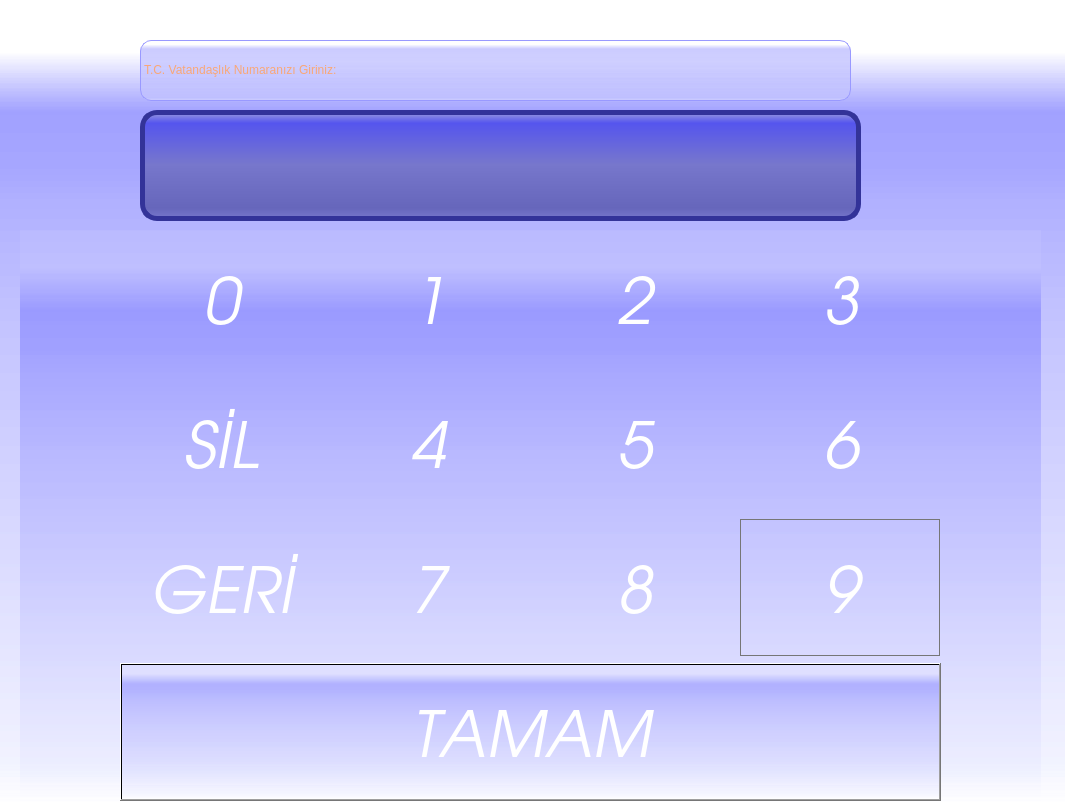
<?xml version="1.0" encoding="UTF-8"?>
<ui version="4.0">
 <class>Dialog</class>
 <widget class="QDialog" name="Dialog">
  <property name="windowModality">
   <enum>Qt::NonModal</enum>
  </property>
  <property name="enabled">
   <bool>true</bool>
  </property>
  <property name="geometry">
   <rect>
    <x>0</x>
    <y>0</y>
    <width>1065</width>
    <height>802</height>
   </rect>
  </property>
  <property name="windowTitle">
   <string>Dialog</string>
  </property>
  <property name="styleSheet">
   <string notr="true">background-color: qlineargradient(spread:pad, x1:0, y1:1, x2:0, y2:0, stop:0 rgba(255,255,255,100), stop:0.05 rgba(220,222,255, 55), stop:0.36 rgba(150, 150, 255, 55), stop:0.6 rgba(100, 100,255, 55), stop:0.75 rgba(50, 50, 255, 55), stop:0.79 rgba(25, 25,255, 55), stop:0.86 rgba(11, 11, 255, 55), stop:0.935 rgba(255,255,255, 15));
font: oblique 48pt &quot;URW Gothic L&quot;;
color: #ffffff;</string>
  </property>
  <property name="sizeGripEnabled">
   <bool>false</bool>
  </property>
  <widget class="QLabel" name="label">
   <property name="geometry">
    <rect>
     <x>140</x>
     <y>110</y>
     <width>721</width>
     <height>111</height>
    </rect>
   </property>
   <property name="font">
    <font>
     <family>URW Gothic L</family>
     <pointsize>-1</pointsize>
     <weight>50</weight>
     <italic>true</italic>
     <bold>false</bold>
    </font>
   </property>
   <property name="styleSheet">
    <string notr="true">QLabel{
color: #E4FD64;
background-color: QLinearGradient( x1: 0, y1: 0, x2: 0, y2: 1, stop: 0 #99d, stop: 0.1 #55e, stop: 0.49 #77c, stop: 0.9 #66b, stop: 1 #77c);

border-width: 5px;
border-color: #339;
border-style: solid;
border-radius: 17;
font-style: italic;
font-size: 54px;
padding-left: 5px;
padding-right: 5px;


}</string>
   </property>
   <property name="frameShape">
    <enum>QFrame::NoFrame</enum>
   </property>
   <property name="frameShadow">
    <enum>QFrame::Plain</enum>
   </property>
   <property name="text">
    <string/>
   </property>
   <property name="alignment">
    <set>Qt::AlignCenter</set>
   </property>
  </widget>
  <widget class="QWidget" name="layoutWidget">
   <property name="geometry">
    <rect>
     <x>20</x>
     <y>230</y>
     <width>1021</width>
     <height>571</height>
    </rect>
   </property>
   <layout class="QHBoxLayout" name="horizontalLayout">
    <item>
     <spacer name="horizontalSpacer">
      <property name="orientation">
       <enum>Qt::Horizontal</enum>
      </property>
      <property name="sizeType">
       <enum>QSizePolicy::Fixed</enum>
      </property>
      <property name="sizeHint" stdset="0">
       <size>
        <width>100</width>
        <height>20</height>
       </size>
      </property>
     </spacer>
    </item>
    <item>
     <layout class="QGridLayout" name="gridLayout">
      <item row="2" column="3">
       <widget class="QPushButton" name="pushButton_11">
        <property name="enabled">
         <bool>true</bool>
        </property>
        <property name="sizePolicy">
         <sizepolicy hsizetype="MinimumExpanding" vsizetype="MinimumExpanding">
          <horstretch>0</horstretch>
          <verstretch>0</verstretch>
         </sizepolicy>
        </property>
        <property name="font">
         <font>
          <family>URW Gothic L</family>
          <pointsize>48</pointsize>
          <weight>50</weight>
          <italic>true</italic>
          <bold>false</bold>
         </font>
        </property>
        <property name="mouseTracking">
         <bool>false</bool>
        </property>
        <property name="autoFillBackground">
         <bool>false</bool>
        </property>
        <property name="text">
         <string>9</string>
        </property>
        <property name="flat">
         <bool>true</bool>
        </property>
       </widget>
      </item>
      <item row="2" column="2">
       <widget class="QPushButton" name="pushButton_10">
        <property name="sizePolicy">
         <sizepolicy hsizetype="MinimumExpanding" vsizetype="MinimumExpanding">
          <horstretch>0</horstretch>
          <verstretch>0</verstretch>
         </sizepolicy>
        </property>
        <property name="font">
         <font>
          <family>URW Gothic L</family>
          <pointsize>48</pointsize>
          <weight>50</weight>
          <italic>true</italic>
          <bold>false</bold>
         </font>
        </property>
        <property name="mouseTracking">
         <bool>false</bool>
        </property>
        <property name="autoFillBackground">
         <bool>false</bool>
        </property>
        <property name="text">
         <string>8</string>
        </property>
        <property name="flat">
         <bool>true</bool>
        </property>
       </widget>
      </item>
      <item row="0" column="3">
       <widget class="QPushButton" name="pushButton_4">
        <property name="sizePolicy">
         <sizepolicy hsizetype="MinimumExpanding" vsizetype="MinimumExpanding">
          <horstretch>0</horstretch>
          <verstretch>0</verstretch>
         </sizepolicy>
        </property>
        <property name="font">
         <font>
          <family>URW Gothic L</family>
          <pointsize>48</pointsize>
          <weight>50</weight>
          <italic>true</italic>
          <bold>false</bold>
         </font>
        </property>
        <property name="mouseTracking">
         <bool>false</bool>
        </property>
        <property name="autoFillBackground">
         <bool>false</bool>
        </property>
        <property name="text">
         <string>3</string>
        </property>
        <property name="flat">
         <bool>true</bool>
        </property>
       </widget>
      </item>
      <item row="1" column="2">
       <widget class="QPushButton" name="pushButton_6">
        <property name="sizePolicy">
         <sizepolicy hsizetype="MinimumExpanding" vsizetype="MinimumExpanding">
          <horstretch>0</horstretch>
          <verstretch>0</verstretch>
         </sizepolicy>
        </property>
        <property name="font">
         <font>
          <family>URW Gothic L</family>
          <pointsize>48</pointsize>
          <weight>50</weight>
          <italic>true</italic>
          <bold>false</bold>
         </font>
        </property>
        <property name="mouseTracking">
         <bool>false</bool>
        </property>
        <property name="autoFillBackground">
         <bool>false</bool>
        </property>
        <property name="text">
         <string>5</string>
        </property>
        <property name="flat">
         <bool>true</bool>
        </property>
       </widget>
      </item>
      <item row="1" column="0">
       <widget class="QPushButton" name="pushButton_7">
        <property name="sizePolicy">
         <sizepolicy hsizetype="MinimumExpanding" vsizetype="MinimumExpanding">
          <horstretch>0</horstretch>
          <verstretch>0</verstretch>
         </sizepolicy>
        </property>
        <property name="font">
         <font>
          <family>URW Gothic L</family>
          <pointsize>48</pointsize>
          <weight>50</weight>
          <italic>true</italic>
          <bold>false</bold>
         </font>
        </property>
        <property name="mouseTracking">
         <bool>false</bool>
        </property>
        <property name="autoFillBackground">
         <bool>false</bool>
        </property>
        <property name="text">
         <string>SİL</string>
        </property>
        <property name="flat">
         <bool>true</bool>
        </property>
       </widget>
      </item>
      <item row="2" column="0">
       <widget class="QPushButton" name="pushButton_12">
        <property name="sizePolicy">
         <sizepolicy hsizetype="MinimumExpanding" vsizetype="MinimumExpanding">
          <horstretch>0</horstretch>
          <verstretch>0</verstretch>
         </sizepolicy>
        </property>
        <property name="font">
         <font>
          <family>URW Gothic L</family>
          <pointsize>48</pointsize>
          <weight>50</weight>
          <italic>true</italic>
          <bold>false</bold>
         </font>
        </property>
        <property name="mouseTracking">
         <bool>false</bool>
        </property>
        <property name="autoFillBackground">
         <bool>false</bool>
        </property>
        <property name="text">
         <string>GERİ</string>
        </property>
        <property name="flat">
         <bool>true</bool>
        </property>
       </widget>
      </item>
      <item row="0" column="1">
       <widget class="QPushButton" name="pushButton_2">
        <property name="sizePolicy">
         <sizepolicy hsizetype="MinimumExpanding" vsizetype="MinimumExpanding">
          <horstretch>0</horstretch>
          <verstretch>0</verstretch>
         </sizepolicy>
        </property>
        <property name="font">
         <font>
          <family>URW Gothic L</family>
          <pointsize>48</pointsize>
          <weight>50</weight>
          <italic>true</italic>
          <bold>false</bold>
         </font>
        </property>
        <property name="mouseTracking">
         <bool>false</bool>
        </property>
        <property name="autoFillBackground">
         <bool>false</bool>
        </property>
        <property name="text">
         <string>1</string>
        </property>
        <property name="flat">
         <bool>true</bool>
        </property>
       </widget>
      </item>
      <item row="0" column="2">
       <widget class="QPushButton" name="pushButton_3">
        <property name="sizePolicy">
         <sizepolicy hsizetype="MinimumExpanding" vsizetype="MinimumExpanding">
          <horstretch>0</horstretch>
          <verstretch>0</verstretch>
         </sizepolicy>
        </property>
        <property name="font">
         <font>
          <family>URW Gothic L</family>
          <pointsize>48</pointsize>
          <weight>50</weight>
          <italic>true</italic>
          <bold>false</bold>
         </font>
        </property>
        <property name="mouseTracking">
         <bool>false</bool>
        </property>
        <property name="autoFillBackground">
         <bool>false</bool>
        </property>
        <property name="text">
         <string>2</string>
        </property>
        <property name="flat">
         <bool>true</bool>
        </property>
       </widget>
      </item>
      <item row="2" column="1">
       <widget class="QPushButton" name="pushButton_9">
        <property name="sizePolicy">
         <sizepolicy hsizetype="MinimumExpanding" vsizetype="MinimumExpanding">
          <horstretch>0</horstretch>
          <verstretch>0</verstretch>
         </sizepolicy>
        </property>
        <property name="font">
         <font>
          <family>URW Gothic L</family>
          <pointsize>48</pointsize>
          <weight>50</weight>
          <italic>true</italic>
          <bold>false</bold>
         </font>
        </property>
        <property name="mouseTracking">
         <bool>false</bool>
        </property>
        <property name="autoFillBackground">
         <bool>false</bool>
        </property>
        <property name="text">
         <string>7</string>
        </property>
        <property name="flat">
         <bool>true</bool>
        </property>
       </widget>
      </item>
      <item row="3" column="0" colspan="4">
       <widget class="QPushButton" name="pushButton_13">
        <property name="sizePolicy">
         <sizepolicy hsizetype="MinimumExpanding" vsizetype="MinimumExpanding">
          <horstretch>0</horstretch>
          <verstretch>0</verstretch>
         </sizepolicy>
        </property>
        <property name="font">
         <font>
          <family>URW Gothic L</family>
          <pointsize>48</pointsize>
          <weight>50</weight>
          <italic>true</italic>
          <bold>false</bold>
         </font>
        </property>
        <property name="text">
         <string>TAMAM</string>
        </property>
       </widget>
      </item>
      <item row="1" column="1">
       <widget class="QPushButton" name="pushButton_8">
        <property name="sizePolicy">
         <sizepolicy hsizetype="MinimumExpanding" vsizetype="MinimumExpanding">
          <horstretch>0</horstretch>
          <verstretch>0</verstretch>
         </sizepolicy>
        </property>
        <property name="font">
         <font>
          <family>URW Gothic L</family>
          <pointsize>48</pointsize>
          <weight>50</weight>
          <italic>true</italic>
          <bold>false</bold>
         </font>
        </property>
        <property name="mouseTracking">
         <bool>false</bool>
        </property>
        <property name="autoFillBackground">
         <bool>false</bool>
        </property>
        <property name="text">
         <string>4</string>
        </property>
        <property name="flat">
         <bool>true</bool>
        </property>
       </widget>
      </item>
      <item row="1" column="3">
       <widget class="QPushButton" name="pushButton_5">
        <property name="sizePolicy">
         <sizepolicy hsizetype="MinimumExpanding" vsizetype="MinimumExpanding">
          <horstretch>0</horstretch>
          <verstretch>0</verstretch>
         </sizepolicy>
        </property>
        <property name="font">
         <font>
          <family>URW Gothic L</family>
          <pointsize>48</pointsize>
          <weight>50</weight>
          <italic>true</italic>
          <bold>false</bold>
         </font>
        </property>
        <property name="mouseTracking">
         <bool>false</bool>
        </property>
        <property name="autoFillBackground">
         <bool>false</bool>
        </property>
        <property name="text">
         <string>6</string>
        </property>
        <property name="flat">
         <bool>true</bool>
        </property>
       </widget>
      </item>
      <item row="0" column="0">
       <widget class="QPushButton" name="pushButton">
        <property name="sizePolicy">
         <sizepolicy hsizetype="MinimumExpanding" vsizetype="MinimumExpanding">
          <horstretch>0</horstretch>
          <verstretch>0</verstretch>
         </sizepolicy>
        </property>
        <property name="font">
         <font>
          <family>URW Gothic L</family>
          <pointsize>48</pointsize>
          <weight>50</weight>
          <italic>true</italic>
          <bold>false</bold>
         </font>
        </property>
        <property name="mouseTracking">
         <bool>false</bool>
        </property>
        <property name="autoFillBackground">
         <bool>false</bool>
        </property>
        <property name="text">
         <string>0</string>
        </property>
        <property name="flat">
         <bool>true</bool>
        </property>
       </widget>
      </item>
     </layout>
    </item>
    <item>
     <spacer name="horizontalSpacer_2">
      <property name="orientation">
       <enum>Qt::Horizontal</enum>
      </property>
      <property name="sizeType">
       <enum>QSizePolicy::Fixed</enum>
      </property>
      <property name="sizeHint" stdset="0">
       <size>
        <width>100</width>
        <height>20</height>
       </size>
      </property>
     </spacer>
    </item>
   </layout>
  </widget>
  <widget class="QLabel" name="label_2">
   <property name="geometry">
    <rect>
     <x>140</x>
     <y>40</y>
     <width>711</width>
     <height>61</height>
    </rect>
   </property>
   <property name="styleSheet">
    <string notr="true">font: oblique 28pt &quot;Droid Sans Georgian&quot;;
border-width: 1px;
border-color: #9999ff;
border-style: solid;
border-radius: 11;
color: #F9A777;</string>
   </property>
   <property name="text">
    <string>T.C. Vatandaşlık Numaranızı Giriniz:</string>
   </property>
   <property name="textFormat">
    <enum>Qt::RichText</enum>
   </property>
  </widget>
 </widget>
 <resources/>
 <connections>
  <connection>
   <sender>pushButton_2</sender>
   <signal>clicked()</signal>
   <receiver>Dialog</receiver>
   <slot>tikla1()</slot>
   <hints>
    <hint type="sourcelabel">
     <x>279</x>
     <y>222</y>
    </hint>
    <hint type="destinationlabel">
     <x>302</x>
     <y>94</y>
    </hint>
   </hints>
  </connection>
  <connection>
   <sender>pushButton_3</sender>
   <signal>clicked()</signal>
   <receiver>Dialog</receiver>
   <slot>tikla2()</slot>
   <hints>
    <hint type="sourcelabel">
     <x>436</x>
     <y>224</y>
    </hint>
    <hint type="destinationlabel">
     <x>431</x>
     <y>92</y>
    </hint>
   </hints>
  </connection>
  <connection>
   <sender>pushButton_4</sender>
   <signal>clicked()</signal>
   <receiver>Dialog</receiver>
   <slot>tikla3()</slot>
   <hints>
    <hint type="sourcelabel">
     <x>603</x>
     <y>229</y>
    </hint>
    <hint type="destinationlabel">
     <x>496</x>
     <y>86</y>
    </hint>
   </hints>
  </connection>
  <connection>
   <sender>pushButton_8</sender>
   <signal>clicked()</signal>
   <receiver>Dialog</receiver>
   <slot>tikla4()</slot>
   <hints>
    <hint type="sourcelabel">
     <x>265</x>
     <y>354</y>
    </hint>
    <hint type="destinationlabel">
     <x>170</x>
     <y>128</y>
    </hint>
   </hints>
  </connection>
  <connection>
   <sender>pushButton_6</sender>
   <signal>clicked()</signal>
   <receiver>Dialog</receiver>
   <slot>tikla5()</slot>
   <hints>
    <hint type="sourcelabel">
     <x>444</x>
     <y>356</y>
    </hint>
    <hint type="destinationlabel">
     <x>521</x>
     <y>52</y>
    </hint>
   </hints>
  </connection>
  <connection>
   <sender>pushButton_5</sender>
   <signal>clicked()</signal>
   <receiver>Dialog</receiver>
   <slot>tikla6()</slot>
   <hints>
    <hint type="sourcelabel">
     <x>565</x>
     <y>366</y>
    </hint>
    <hint type="destinationlabel">
     <x>116</x>
     <y>44</y>
    </hint>
   </hints>
  </connection>
  <connection>
   <sender>pushButton_9</sender>
   <signal>clicked()</signal>
   <receiver>Dialog</receiver>
   <slot>tikla7()</slot>
   <hints>
    <hint type="sourcelabel">
     <x>310</x>
     <y>476</y>
    </hint>
    <hint type="destinationlabel">
     <x>78</x>
     <y>94</y>
    </hint>
   </hints>
  </connection>
  <connection>
   <sender>pushButton_10</sender>
   <signal>clicked()</signal>
   <receiver>Dialog</receiver>
   <slot>tikla8()</slot>
   <hints>
    <hint type="sourcelabel">
     <x>390</x>
     <y>464</y>
    </hint>
    <hint type="destinationlabel">
     <x>78</x>
     <y>125</y>
    </hint>
   </hints>
  </connection>
  <connection>
   <sender>pushButton_11</sender>
   <signal>clicked()</signal>
   <receiver>Dialog</receiver>
   <slot>tikla9()</slot>
   <hints>
    <hint type="sourcelabel">
     <x>562</x>
     <y>467</y>
    </hint>
    <hint type="destinationlabel">
     <x>19</x>
     <y>229</y>
    </hint>
   </hints>
  </connection>
  <connection>
   <sender>pushButton</sender>
   <signal>clicked()</signal>
   <receiver>Dialog</receiver>
   <slot>tikla0()</slot>
   <hints>
    <hint type="sourcelabel">
     <x>139</x>
     <y>210</y>
    </hint>
    <hint type="destinationlabel">
     <x>159</x>
     <y>62</y>
    </hint>
   </hints>
  </connection>
  <connection>
   <sender>pushButton_7</sender>
   <signal>clicked()</signal>
   <receiver>Dialog</receiver>
   <slot>sil()</slot>
   <hints>
    <hint type="sourcelabel">
     <x>120</x>
     <y>361</y>
    </hint>
    <hint type="destinationlabel">
     <x>24</x>
     <y>331</y>
    </hint>
   </hints>
  </connection>
  <connection>
   <sender>pushButton_12</sender>
   <signal>clicked()</signal>
   <receiver>Dialog</receiver>
   <slot>reject()</slot>
   <hints>
    <hint type="sourcelabel">
     <x>87</x>
     <y>473</y>
    </hint>
    <hint type="destinationlabel">
     <x>15</x>
     <y>456</y>
    </hint>
   </hints>
  </connection>
  <connection>
   <sender>pushButton_13</sender>
   <signal>clicked()</signal>
   <receiver>Dialog</receiver>
   <slot>accept()</slot>
   <hints>
    <hint type="sourcelabel">
     <x>300</x>
     <y>597</y>
    </hint>
    <hint type="destinationlabel">
     <x>287</x>
     <y>665</y>
    </hint>
   </hints>
  </connection>
 </connections>
 <slots>
  <slot>tikla1()</slot>
  <slot>tikla2()</slot>
  <slot>tikla3()</slot>
  <slot>tikla4()</slot>
  <slot>tikla5()</slot>
  <slot>tikla6()</slot>
  <slot>tikla7()</slot>
  <slot>tikla8()</slot>
  <slot>tikla9()</slot>
  <slot>tikla0()</slot>
  <slot>sil()</slot>
 </slots>
</ui>
